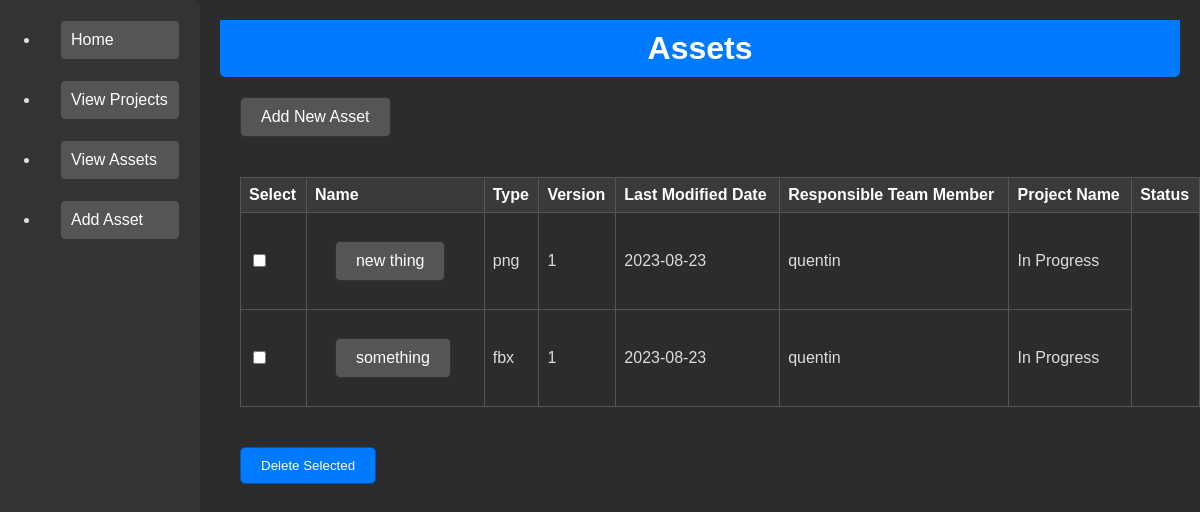
/view_assets, run on an earlier commit of the app's database.
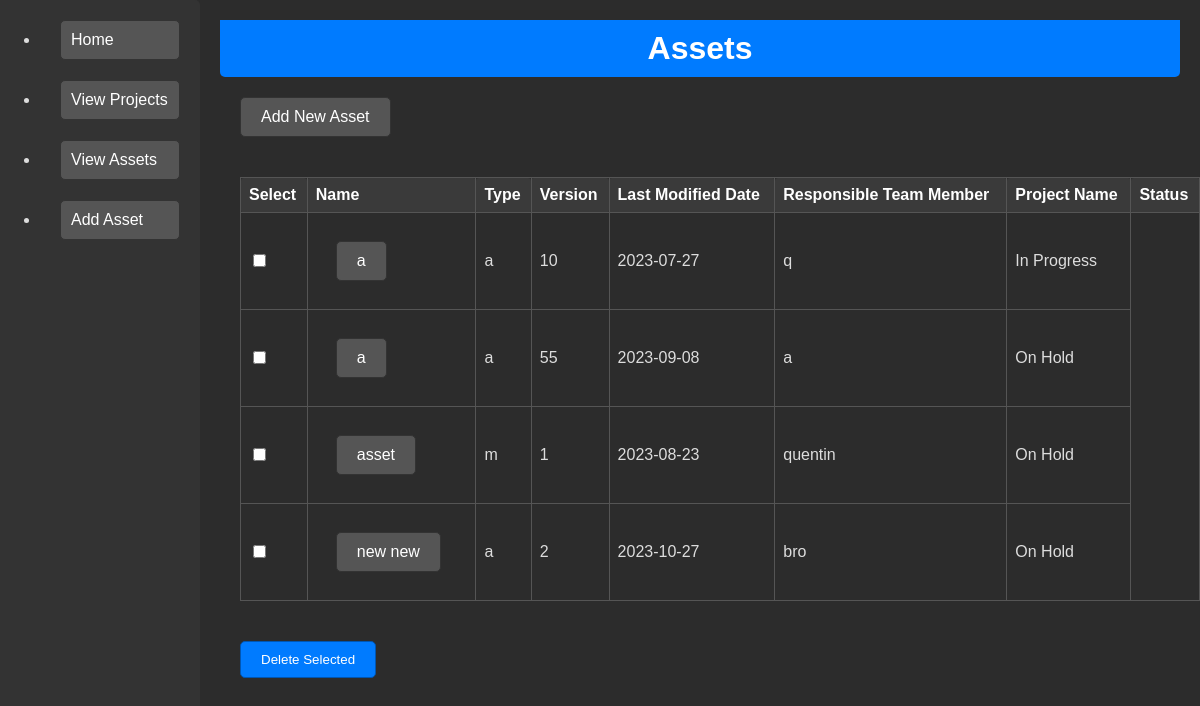
And on a later commit of the database.
### tables this page shows
CREATE TABLE "Assets" (
    AssetID INTEGER PRIMARY KEY,
    AssetName TEXT NOT NULL,
    AssetType TEXT,
    CurrentVersion TEXT,
    LastModifiedDate TEXT,
    ResponsibleTeamMember TEXT,
    AssetStatus TEXT,
    SVNLink TEXT,
    Notes TEXT,
    ProjectID INTEGER,
    FOREIGN KEY (ProjectID) REFERENCES Projects(ProjectID) ON DELETE CASCADE
);

### app/routes.py (the view)
@app.route('/view_assets')
def view_assets():
    db_path = os.path.join('Databases', '3d_project_database.db')
    db_path = os.path.join(os.path.dirname(__file__), db_path)
    conn = sqlite3.connect(db_path)
    cursor = conn.cursor()
    cursor.execute('SELECT * FROM Assets')
    sort_by = request.args.get('sort-by')
    direction = request.args.get('direction', default='asc')
    sort_column_mapping = {
        'select': 'AssetID',
        'asset-name': 'AssetName',
        'asset-type': 'AssetType',
        'current-version': 'CurrentVersion',
        'last-modified-date': 'LastModifiedDate',
        'responsible-team-member': 'ResponsibleTeamMember',
        'asset-status': 'AssetStatus',
        'responsible-team-member': 'ResponsibleTeamMember',
        'project-name': 'ProjectName',
        'status': 'Status'
    }
    order_by_column = sort_column_mapping.get(sort_by, 'AssetName')
    assets = cursor.execute(f'SELECT * FROM Assets ORDER BY {order_by_column} {direction}').fetchall()
    conn.close()
    return render_template('view_assets.html', assets=assets)

### app/static/templates/view_assets.html (shortened to what this page needs)
{% extends "base.html" %}
{% block content %}
<div>
    <h1>Assets</h1>
    <a href="/add_asset">Add New Asset</a>
    <br>
    <form method="POST" action="/delete_assets">
        <table border="1">
            <thead>
                <tr>
                    <th data-sort-column="Select">Select</th>
                    <th data-sort-column="AssetName">Name</th>
                    <th data-sort-column="AssetType">Type</th>
                    <th data-sort-column="CurrentVersion">Version</th>
                    <th data-sort-column="LastModifiedDate">Last Modified Date</th>
                    <th data-sort-column="ResponsibleTeamMember">Responsible Team Member</th>
                    <th data-sort-column="ProjectName">Project Name</th>
                    <th data-sort-column="AssetStatus">Status</th>
                </tr>
            </thead>
            {% for asset in assets %}
            <tbody>
                <td>
                    <input type="checkbox" name="selected_assets" value="{{ asset[0] }}">
                </td>
                <td>
                    <a href="{{ url_for('view_asset', asset_id=asset[0]) }}">{{ asset[1] }}</a>
                </td>
                <td>{{ asset[2] }}</td>
                <td>{{ asset[3] }}</td>
                <td>{{ asset[4] }}</td>
                <td>{{ asset[5] }}</td>
                <td>{{ asset[6] }}</td>
            </tbody>
            {% endfor %}
        </table>
        <input type="submit" value="Delete Selected">
    </form>
</div>
{% endblock %}

### app/static/templates/base.html (shortened to what this page needs)
<!DOCTYPE html>
<html>
<head>
    <link rel="stylesheet" href="{{ url_for('static', filename='css/styles.css') }}">
</head>
<body>
    <nav class="sidenav">
        <ul>
            <li><a href="/">Home</a></li>
            <li><a href="/view_projects">View Projects</a></li>
            <li><a href="/view_assets">View Assets</a></li>
            <li><a href="/add_asset">Add Asset</a></li>
        </ul>
    </nav>
    <main class="main-content">
        {% block content %}{% endblock %}
    </main>
</body>
</html>

### app/static/css/styles.css (style rules this page uses)
body { font-family: Arial, sans-serif; margin: 0; padding: 0; }
h1 { background-color: #007BFF; color: white; margin: 0; padding: 10px 0; text-align: center; }
h1 { border-radius: 0 0 5px 5px; }
a { background-color: #007BFF; border: 1px solid #0056b3; color: white; display: inline-block; margin: 20px; padding: 10px 20px; text-decoration: none; transition: background-color 0.3s; }
table { border-collapse: collapse; margin: 20px; width: 100%; }
th, td { border: 1px solid #ddd; padding: 8px; }
th { background-color: #007BFF; color: white; text-align: left; }
th, td { border-radius: 3px; }
body { background-color: #2c2c2c; color: #ddd; display: flex; flex-direction: row; }
table, th, td { border-color: #555; }
th, tr:nth-child(even) { background-color: #3a3a3a; }
a { background-color: #555; border-color: #333; }
form input[type="submit"] { background-color: #007BFF; border: 1px solid #0056b3; color: white; display: inline-block; margin: 20px; padding: 10px 20px; text-decoration: none; transition: background-color 0.3s; }
nav { width: 200px; height: 100vh; background-color: #333; overflow-y: auto; }
nav a { display: block; color: white; padding: 10px; text-decoration: none; }
nav { border-radius: 0 5px 5px 0; }
main { flex: 1; padding: 20px; }
a, form input[type="text"], form input[type="submit"] { border-radius: 5px; }
thead th { cursor: pointer; transition: background-color 0.3s, color 0.3s; }

What changed in the data, as far as the page shows it:
removed Assets: AssetName "new thing", AssetType "png", CurrentVersion "1", LastModifiedDate "2023-08-23", ResponsibleTeamMember "quentin", AssetStatus "In Progress"
removed Assets: AssetName "something", AssetType "fbx", CurrentVersion "1", LastModifiedDate "2023-08-23", ResponsibleTeamMember "quentin", AssetStatus "In Progress"
added Assets: AssetName "a", AssetType "a", CurrentVersion "10", LastModifiedDate "2023-07-27", ResponsibleTeamMember "q", AssetStatus "In Progress"
added Assets: AssetName "a", AssetType "a", CurrentVersion "55", LastModifiedDate "2023-09-08", ResponsibleTeamMember "a", AssetStatus "On Hold"
added Assets: AssetName "asset", AssetType "m", CurrentVersion "1", LastModifiedDate "2023-08-23", ResponsibleTeamMember "quentin", AssetStatus "On Hold"
added Assets: AssetName "new new", AssetType "a", CurrentVersion "2", LastModifiedDate "2023-10-27", ResponsibleTeamMember "bro", AssetStatus "On Hold"
